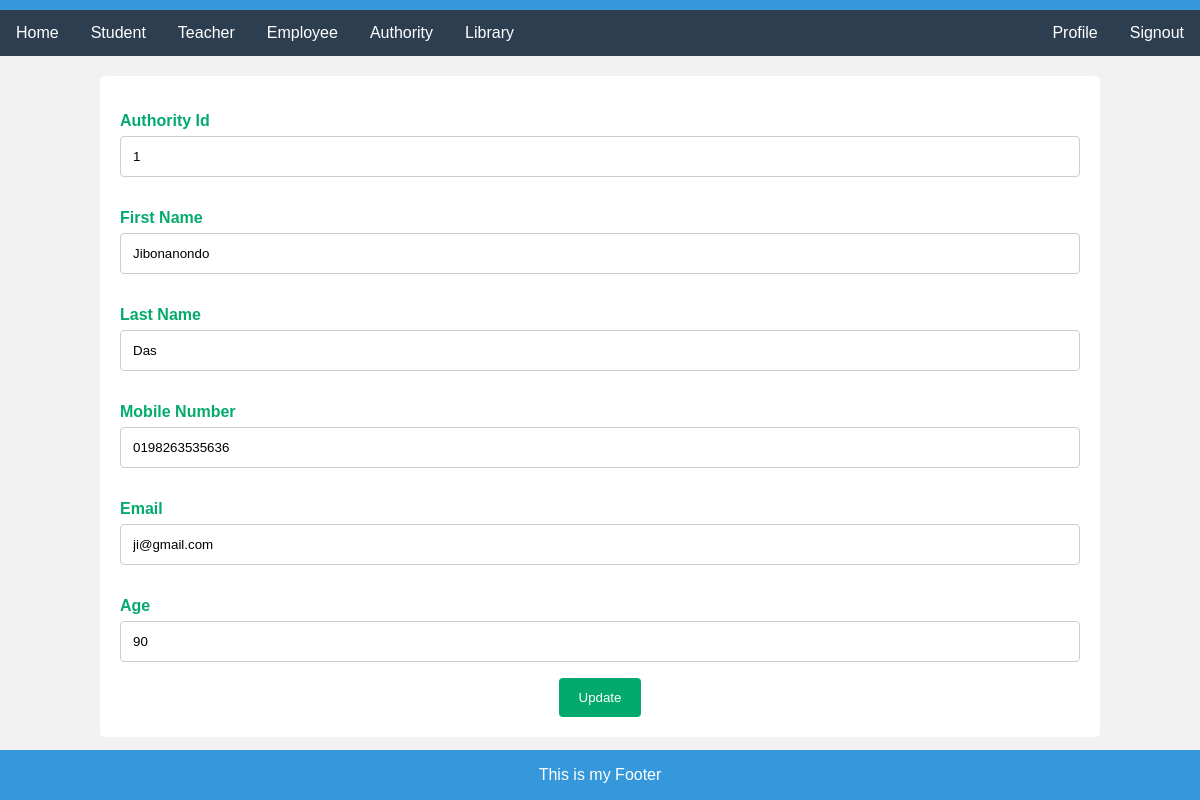
The app's page /editAuthority/1 with its own data.
### myApp/models.py (models this page shows, shortened)
class Authority(models.Model):
    First_Name=models.CharField(max_length=100, null=True)
    Last_Name=models.CharField(max_length=100, null=True)
    Mobile=models.CharField(max_length=100, null=True)
    Email=models.CharField(max_length=100, null=True)
    Age=models.CharField(max_length=100, null=True)

### myProject/views.py (the view)
# urls.py: path('editAuthority/<str:myid>',editAuthority, name="editAuthority"),
def editAuthority(request, myid):
    authority=Authority.objects.filter(id=myid)
    context={
        "authority":authority,
    }
    return render(request, "editAuthority.html", context)

### template/editAuthority.html (shortened to what this page needs)
{%extends "home.html"%}
{%block content%}
<div class="container">
    <form action="{% url 'updateauthority'%}" method='post'>
        {% for i in authority %}
    <form>
      <label for="fname">Authority Id</label>
      <input type="text" id="fname" value="{{i.id}}" name="authorityid" placeholder="Your id..">
      <label for="fname">First Name</label>
      <input type="text" id="fname" value="{{i.First_Name}}" name="fname" placeholder="Your name..">
      <label for="lastname">Last Name</label>
      <input type="text" id="lastname" value="{{i.Last_Name}}" name="lname" placeholder="Your last name..">
      <label for="Mobile">Mobile Number</label>
      <input type="text" id="lname" value="{{i.Mobile}}" name="mobile" placeholder="Your mobile number..">
      <label for="email">Email</label>
      <input type="text" id="email" value="{{i.Email}}" name="email" placeholder="Your email..">
      <label for="age">Age</label>
      <input type="text" id="age" value="{{i.Age}}" name="age" placeholder="Your age..">
      <input type="submit" value="Update">
      {% endfor %}
    </form>
  </div>
{%endblock%}

### template/home.html (style rules this page uses)
body { font-family: 'Arial', sans-serif; margin: 0; padding: 0; background-color: #f9f9f9; height: 20000; }
.container { max-width: 1200px; margin: 20px auto; padding: 20px; background-color: #ecf0f1; border-radius: 8px; }
body { font-family: Arial, Helvetica, sans-serif; text-align: center; background-color: #f2f2f2; }
.container { border-radius: 5px; background-color: #ffffff; padding: 20px; width: 80%; margin: 20px auto; }
label { display: block; margin-top: 16px; color: #04AA6D; font-weight: bold; text-align: left; }
input[type=text] { width: 100%; padding: 12px; border: 1px solid #ccc; border-radius: 4px; box-sizing: border-box; margin-top: 6px; margin-bottom: 16px; resize: vertical; }
input[type=submit] { background-color: #04AA6D; color: white; padding: 12px 20px; border: none; border-radius: 4px; cursor: pointer; }

### records on screen
Authority: authorityid "1", fname "Jibonanondo", lname "Das", mobile "0198263535636", email "ji@gmail.com", age "90"
